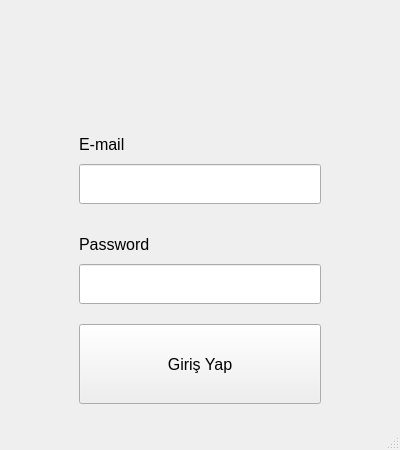
<?xml version="1.0" encoding="UTF-8"?>
<ui version="4.0">
 <class>login_window</class>
 <widget class="QMainWindow" name="login_window">
  <property name="geometry">
   <rect>
    <x>0</x>
    <y>0</y>
    <width>400</width>
    <height>450</height>
   </rect>
  </property>
  <property name="sizePolicy">
   <sizepolicy hsizetype="Minimum" vsizetype="Minimum">
    <horstretch>0</horstretch>
    <verstretch>0</verstretch>
   </sizepolicy>
  </property>
  <property name="minimumSize">
   <size>
    <width>400</width>
    <height>450</height>
   </size>
  </property>
  <property name="maximumSize">
   <size>
    <width>400</width>
    <height>450</height>
   </size>
  </property>
  <property name="windowTitle">
   <string>Giriş Ekrani</string>
  </property>
  <widget class="QWidget" name="centralwidget">
   <layout class="QVBoxLayout" name="verticalLayout_4">
    <item>
     <layout class="QVBoxLayout" name="verticalLayout" stretch="0,0,0,0">
      <property name="spacing">
       <number>20</number>
      </property>
      <property name="leftMargin">
       <number>70</number>
      </property>
      <property name="topMargin">
       <number>15</number>
      </property>
      <property name="rightMargin">
       <number>70</number>
      </property>
      <property name="bottomMargin">
       <number>15</number>
      </property>
      <item>
       <layout class="QVBoxLayout" name="verticalLayout_5">
        <item>
         <widget class="QLabel" name="label_3">
          <property name="sizePolicy">
           <sizepolicy hsizetype="Minimum" vsizetype="Minimum">
            <horstretch>0</horstretch>
            <verstretch>0</verstretch>
           </sizepolicy>
          </property>
          <property name="minimumSize">
           <size>
            <width>50</width>
            <height>50</height>
           </size>
          </property>
          <property name="text">
           <string/>
          </property>
          <property name="pixmap">
           <pixmap>../images/login-user.png</pixmap>
          </property>
          <property name="scaledContents">
           <bool>true</bool>
          </property>
         </widget>
        </item>
       </layout>
      </item>
      <item>
       <layout class="QVBoxLayout" name="verticalLayout_2">
        <property name="spacing">
         <number>0</number>
        </property>
        <item>
         <widget class="QLabel" name="label">
          <property name="sizePolicy">
           <sizepolicy hsizetype="Minimum" vsizetype="Minimum">
            <horstretch>0</horstretch>
            <verstretch>0</verstretch>
           </sizepolicy>
          </property>
          <property name="minimumSize">
           <size>
            <width>100</width>
            <height>25</height>
           </size>
          </property>
          <property name="font">
           <font>
            <pointsize>12</pointsize>
           </font>
          </property>
          <property name="text">
           <string>E-mail</string>
          </property>
         </widget>
        </item>
        <item>
         <widget class="QLineEdit" name="email_ln">
          <property name="sizePolicy">
           <sizepolicy hsizetype="Minimum" vsizetype="Minimum">
            <horstretch>0</horstretch>
            <verstretch>0</verstretch>
           </sizepolicy>
          </property>
          <property name="minimumSize">
           <size>
            <width>100</width>
            <height>25</height>
           </size>
          </property>
          <property name="font">
           <font>
            <pointsize>12</pointsize>
           </font>
          </property>
         </widget>
        </item>
       </layout>
      </item>
      <item>
       <layout class="QVBoxLayout" name="verticalLayout_3">
        <property name="spacing">
         <number>0</number>
        </property>
        <item>
         <widget class="QLabel" name="label_2">
          <property name="sizePolicy">
           <sizepolicy hsizetype="Minimum" vsizetype="Minimum">
            <horstretch>0</horstretch>
            <verstretch>0</verstretch>
           </sizepolicy>
          </property>
          <property name="minimumSize">
           <size>
            <width>100</width>
            <height>25</height>
           </size>
          </property>
          <property name="font">
           <font>
            <pointsize>12</pointsize>
           </font>
          </property>
          <property name="text">
           <string>Password</string>
          </property>
         </widget>
        </item>
        <item>
         <widget class="QLineEdit" name="password_ln">
          <property name="sizePolicy">
           <sizepolicy hsizetype="Minimum" vsizetype="Minimum">
            <horstretch>0</horstretch>
            <verstretch>0</verstretch>
           </sizepolicy>
          </property>
          <property name="minimumSize">
           <size>
            <width>100</width>
            <height>25</height>
           </size>
          </property>
          <property name="font">
           <font>
            <pointsize>12</pointsize>
           </font>
          </property>
          <property name="echoMode">
           <enum>QLineEdit::Password</enum>
          </property>
         </widget>
        </item>
       </layout>
      </item>
      <item>
       <layout class="QHBoxLayout" name="horizontalLayout">
        <item>
         <widget class="QPushButton" name="login_btn">
          <property name="sizePolicy">
           <sizepolicy hsizetype="Minimum" vsizetype="Minimum">
            <horstretch>0</horstretch>
            <verstretch>0</verstretch>
           </sizepolicy>
          </property>
          <property name="font">
           <font>
            <pointsize>12</pointsize>
           </font>
          </property>
          <property name="text">
           <string>Giriş Yap</string>
          </property>
         </widget>
        </item>
       </layout>
      </item>
     </layout>
    </item>
   </layout>
  </widget>
  <widget class="QMenuBar" name="menubar">
   <property name="geometry">
    <rect>
     <x>0</x>
     <y>0</y>
     <width>400</width>
     <height>21</height>
    </rect>
   </property>
  </widget>
  <widget class="QStatusBar" name="statusbar"/>
 </widget>
 <resources/>
 <connections/>
</ui>
